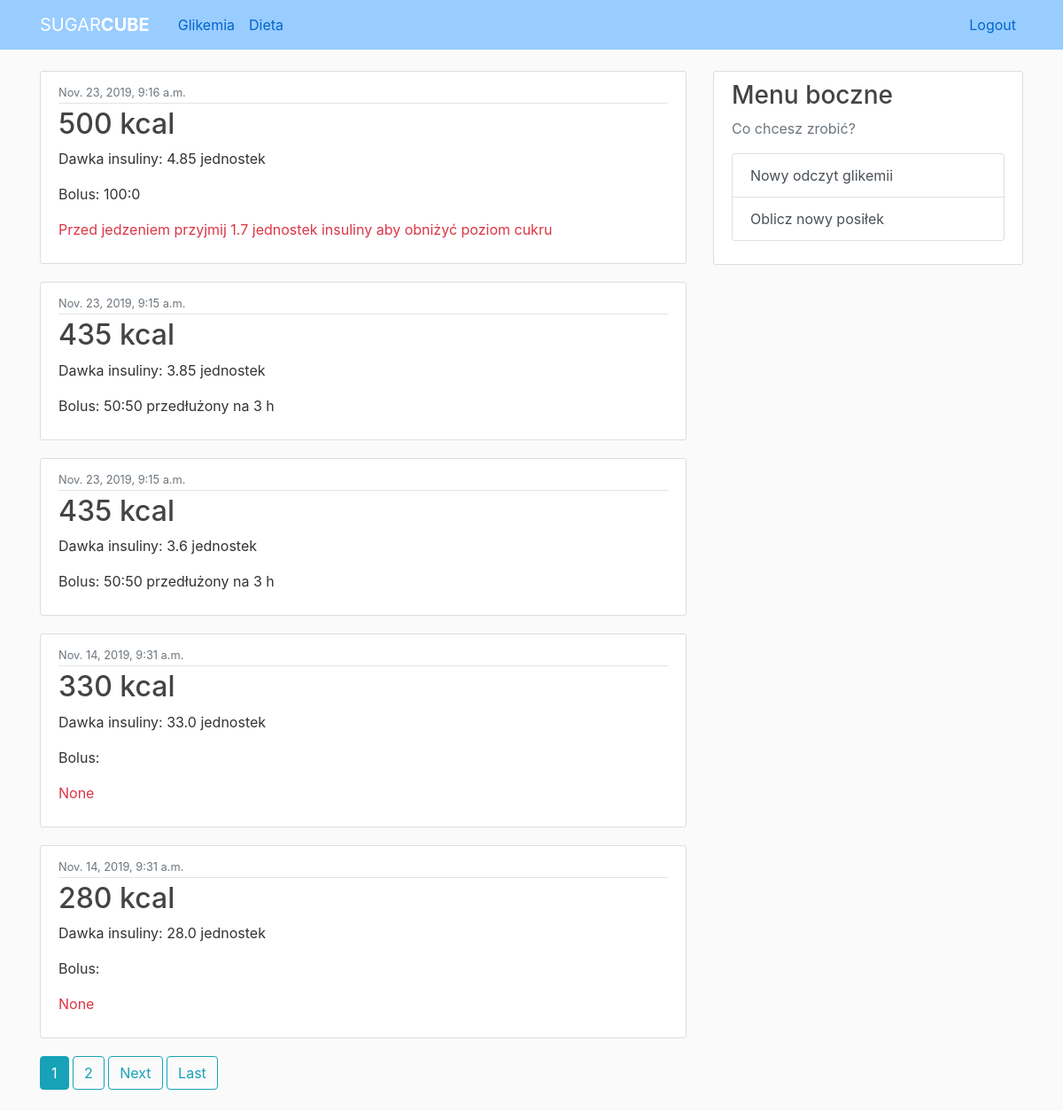
The app's page /diet/ (signed in) with its own data.
### diet/models.py (models this page shows, shortened)
class Meal(models.Model):
    METRIC_TYPES = [
    ('kcal', 'kcal'),
    ('g', 'g'),
    ]
    time = models.DateTimeField(auto_now=True)
    jednostka = CharField(max_length=15, choices=METRIC_TYPES)
    poziom_cukru = models.PositiveSmallIntegerField()
    wrazliwosc = FloatField(default=1)    #ilość insuliny potrzebnej do obniżenia poziomu cukru o 100 mg/dl
    przelicznik = FloatField(default=1)   #ilość insuliny wbijanej na 100 kcal posiłku
    weglowodany =  models.PositiveSmallIntegerField()
    bialka =  models.PositiveSmallIntegerField()
    tluszcze =  models.PositiveSmallIntegerField()
    owner = models.ForeignKey(User, on_delete=models.CASCADE, null=True)
    kalorycznosc = models.PositiveSmallIntegerField()
    insulin_dose = FloatField()
    bolus = models.CharField(max_length=50)
    warning = models.CharField(max_length=100, null=True)
    class Meta:
        get_latest_by = "date"

### diet/views.py (the view)
# urls.py: path('', MealListView.as_view(), name='diet-home'),
class MealListView(ListView):
    model = Meal
    template_name= 'diet/home.html'
    context_object_name = 'meals'
    ordering = ['-time']
    paginate_by = 5

### diet/templates/diet/home.html (shortened to what this page needs)
{% extends "sugar/base.html" %}
{% block content %}
{% if user.is_authenticated %}
  {% for item in meals %}
        <article class="media content-section">
          <div class="media-body">
            <div class="article-metadata">
              <small class="text-muted">{{ item.time }}</small>
            </div>
            <h2><a class="article-title" href="#">{{ item.kalorycznosc }} kcal</a></h2>
            <p class="article-content">Dawka insuliny: {{ item.insulin_dose }} jednostek</p>
            <p class="article-content">Bolus: {{ item.bolus}}</p>
            <p class="text-danger">{{ item.warning }}</p>
          </div>
        </article>
    {% endfor %}
    {% if is_paginated %}
     {% for num in page_obj.paginator.page_range %}
       {% if page_obj.number == num %}
         <a class="btn btn-info mb-4" href="?page={{ num }}">{{ num }}</a>
       {% elif num > page_obj.number|add:'-3' and num < page_obj.number|add:'3' %}
         <a class="btn btn-outline-info mb-4" href="?page={{ num }}">{{ num }}</a>
       {% endif %}
     {% endfor %}
     {% if page_obj.has_next %}
       <a class="btn btn-outline-info mb-4" href="?page={{ page_obj.next_page_number }}">Next</a>
       <a class="btn btn-outline-info mb-4" href="?page={{ page_obj.paginator.num_pages }}">Last</a>
     {% endif %}
   {% endif %}
  {% endif %}
{% endblock content %}

### sugar/static/sugar/main.css (style rules this page uses)
body { background: #fafafa; color: #333333; margin-top: 5rem; }
h1, h2, h3, h4, h5, h6 { color: #444444; }
.content-section { background: #ffffff; padding: 10px 20px; border: 1px solid #dddddd; border-radius: 3px; margin-bottom: 20px; }
.article-title { color: #444444; }
.article-content { white-space: pre-line; }
.article-metadata { padding-bottom: 1px; margin-bottom: 4px; border-bottom: 1px solid #e3e3e3 }

### records on screen
Meal: time "Nov. 23, 2019, 9:16 a.m.", kalorycznosc "500", insulin_dose "4.85", bolus "100:0", warning "Przed jedzeniem przyjmij 1.7 jednostek insuliny aby obniżyć poziom cukru"
Meal: time "Nov. 23, 2019, 9:15 a.m.", kalorycznosc "435", insulin_dose "3.85", bolus "50:50 przedłużony na 3 h"
Meal: time "Nov. 23, 2019, 9:15 a.m.", kalorycznosc "435", insulin_dose "3.6", bolus "50:50 przedłużony na 3 h"
Meal: time "Nov. 14, 2019, 9:31 a.m.", kalorycznosc "330", insulin_dose "33.0", warning "None"
Meal: time "Nov. 14, 2019, 9:31 a.m.", kalorycznosc "280", insulin_dose "28.0", warning "None"

### other values on screen
{{ num }} "1"
{{ num }} "2"
